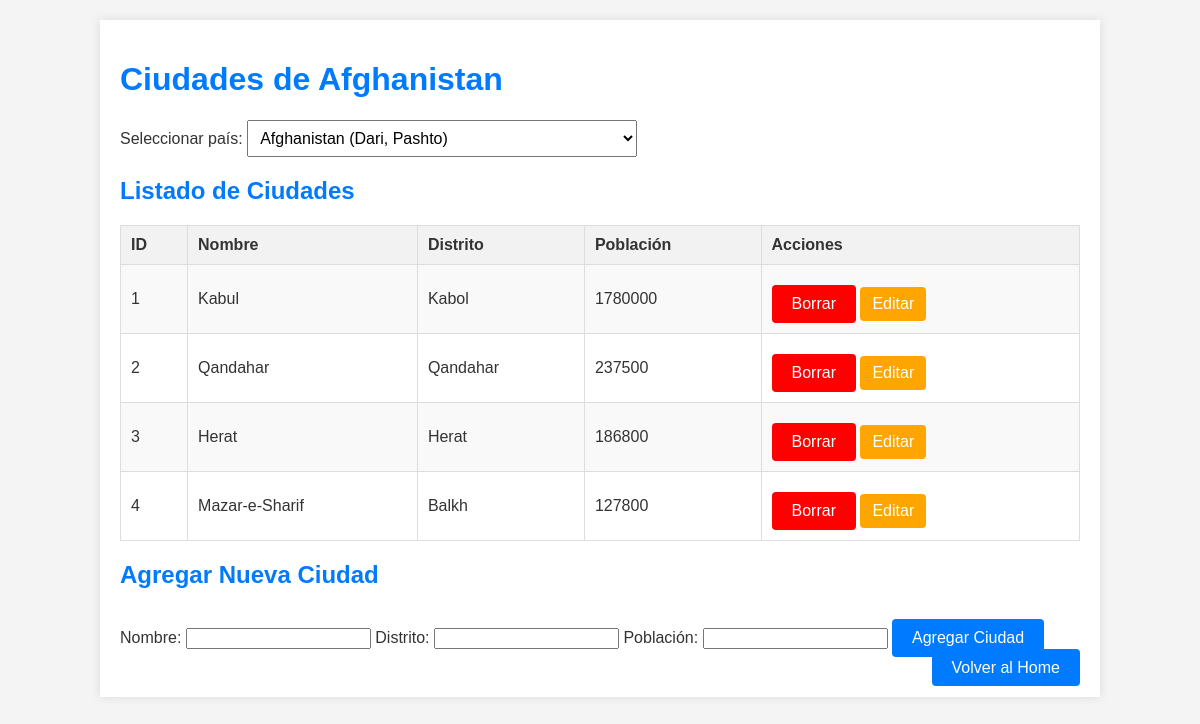
Page /buscadorciudades/buscador.php on the committed database.
### tables this page shows
CREATE TABLE `country` (
  `Code` char(3) NOT NULL DEFAULT '',
  `Name` char(52) NOT NULL DEFAULT '',
  `Continent` enum('Asia','Europe','North America','Africa','Oceania','Antarctica','South America') NOT NULL DEFAULT 'Asia',
  `Region` char(26) NOT NULL DEFAULT '',
  `SurfaceArea` decimal(10,2) NOT NULL DEFAULT '0.00',
  `IndepYear` smallint DEFAULT NULL,
  `Population` int NOT NULL DEFAULT '0',
  `LifeExpectancy` decimal(3,1) DEFAULT NULL,
  `GNP` decimal(10,2) DEFAULT NULL,
  `GNPOld` decimal(10,2) DEFAULT NULL,
  `LocalName` char(45) NOT NULL DEFAULT '',
  `GovernmentForm` char(45) NOT NULL DEFAULT '',
  `HeadOfState` char(60) DEFAULT NULL,
  `Capital` int DEFAULT NULL,
  `Code2` char(2) NOT NULL DEFAULT '',
  PRIMARY KEY (`Code`)
);

CREATE TABLE `city` (
  `ID` int NOT NULL AUTO_INCREMENT,
  `Name` char(35) NOT NULL DEFAULT '',
  `CountryCode` char(3) NOT NULL DEFAULT '',
  `District` char(20) NOT NULL DEFAULT '',
  `Population` int NOT NULL DEFAULT '0',
  PRIMARY KEY (`ID`),
  KEY `CountryCode` (`CountryCode`),
  CONSTRAINT `city_ibfk_1` FOREIGN KEY (`CountryCode`) REFERENCES `country` (`Code`)
);

### buscadorciudades/buscador.php (the view, shortened to what this page needs)
<?php
$host = 'localhost';
$db = 'world';
$user = 'root';
$pass = 'root';
function conectarBaseDatos() {
    global $host, $db, $user, $pass;
    try {
        $dsn = "mysql:host=$host;dbname=$db;charset=utf8";
        $pdo = new PDO($dsn, $user, $pass);
        $pdo->setAttribute(PDO::ATTR_ERRMODE, PDO::ERRMODE_EXCEPTION);
        return $pdo;
    } catch (PDOException $e) {
        echo "<h1>Error de conexión:</h1> <p>" . $e->getMessage() . "</p>";
        exit;
    }
}
function obtenerPaises($pdo) {
    try {
        $stmt = $pdo->query("SELECT c.Code, c.Name, GROUP_CONCAT(l.Language SEPARATOR ', ') AS Languages
                             FROM country c
                             LEFT JOIN countrylanguage l ON c.Code = l.CountryCode AND l.IsOfficial = 'T'
                             GROUP BY c.Code, c.Name
                             ORDER BY c.Name");
        return $stmt->fetchAll(PDO::FETCH_ASSOC);
    } catch (PDOException $e) {
        echo "<h1>Error en la consulta:</h1> <p>" . $e->getMessage() . "</p>";
        exit;
    }
}
function obtenerCiudades($pdo, $countryCode) {
    try {
        $stmt = $pdo->prepare("SELECT * FROM city WHERE CountryCode = :countryCode");
        $stmt->execute(['countryCode' => $countryCode]);
        return $stmt->fetchAll(PDO::FETCH_ASSOC);
    } catch (PDOException $e) {
        echo "<h1>Error en la consulta:</h1> <p>" . $e->getMessage() . "</p>";
        exit;
    }
}
function obtenerNombrePais($pdo, $countryCode) {
    try {
        $stmt = $pdo->prepare("SELECT Name FROM country WHERE Code = :countryCode");
        $stmt->execute(['countryCode' => $countryCode]);
        $result = $stmt->fetch(PDO::FETCH_ASSOC);
        return $result['Name'];
    } catch (PDOException $e) {
        echo "<h1>Error en la consulta:</h1> <p>" . $e->getMessage() . "</p>";
        exit;
    }
}
$pdo = conectarBaseDatos();
$paises = obtenerPaises($pdo);
if (isset($_GET['country'])) {
    $countryCode = $_GET['country'];
} else {
    if (!empty($paises)) {
        $countryCode = $paises[0]['Code'];
    } else {
        $countryCode = 'ESP';
    }
}
$paisSeleccionado = obtenerNombrePais($pdo, $countryCode);
$ciudades = obtenerCiudades($pdo, $countryCode);
?>
<!DOCTYPE html>
<html lang="es">
<head>
</head>
<body>
    <div class="container">
        <h1>Ciudades de <?php echo htmlspecialchars($paisSeleccionado) ?></h1>
        <form method="get" action="">
            <label for="country">Seleccionar país:</label>
            <select name="country" id="country" onchange="this.form.submit()">
                <?php foreach ($paises as $pais): ?>
                    <option value="<?php echo $pais['Code'] ?>" <?php echo ($pais['Code'] == $countryCode) ? 'selected' : '' ?>>
                        <?php echo htmlspecialchars($pais['Name']) ?> (<?php echo htmlspecialchars($pais['Languages']) ?>)
                    </option>
                <?php endforeach; ?>
            </select>
        </form>
        <?php if (!empty($ciudades)): ?>
            <h2>Listado de Ciudades</h2>
            <table>
                <tr>
                    <th>ID</th>
                    <th>Nombre</th>
                    <th>Distrito</th>
                    <th>Población</th>
                    <th>Acciones</th>
                </tr>
                <?php foreach ($ciudades as $ciudad): ?>
                    <tr>
                        <td><?php echo $ciudad['ID'] ?></td>
                        <td><?php echo $ciudad['Name'] ?></td>
                        <td><?php echo $ciudad['District'] ?></td>
                        <td><?php echo $ciudad['Population'] ?></td>
                        <td class="acciones">
                            <form method="post" style="display: inline;">
                                <button type="submit" name="borrar_ciudad" onclick="return confirm('¿Está seguro de que desea eliminar esta ciudad?');">Borrar</button>
                            </form>
                            <a href="editar_ciudad.php?city_id=<?php echo $ciudad['ID'] ?>">Editar</a>
                        </td>
                    </tr>
                <?php endforeach; ?>
            </table>
        <?php else: ?>
            <p>No se encontraron ciudades para este país.</p>
        <?php endif; ?>
        <h2>Agregar Nueva Ciudad</h2>
        <form method="post" action="">
            <label for="nombre">Nombre:</label>
            <input type="text" id="nombre" name="nombre" required>
            <label for="distrito">Distrito:</label>
            <input type="text" id="distrito" name="distrito" required>
            <label for="poblacion">Población:</label>
            <input type="number" id="poblacion" name="poblacion" required>
            <button type="submit" name="agregar_ciudad">Agregar Ciudad</button>
        </form>
        <div class="bottom-right">
            <a href="/home.php">Volver al Home</a>
        </div>
    </div>
</body>
</html>

### buscadorciudades/buscador.php (style rules this page uses)
body { font-family: Arial, sans-serif; background-color: #f4f4f4; color: #333; margin: 0; padding: 0; }
.container { width: 80%; margin: 20px auto; background-color: #fff; padding: 20px; box-shadow: 0 0 10px rgba(0, 0, 0, 0.1); position: relative; }
h1 { text-align: left; color: #007BFF; }
h2 { color: #007BFF; }
form { margin-bottom: 20px; }
table { width: 100%; border-collapse: collapse; margin-top: 10px; }
table, th, td { border: 1px solid #ddd; }
th, td { padding: 10px; text-align: left; }
th { background-color: #f2f2f2; }
tr:nth-child(even) { background-color: #f9f9f9; }
select { padding: 8px; font-size: 16px; }
button { padding: 10px 20px; font-size: 16px; cursor: pointer; background-color: #007BFF; color: #fff; border: none; border-radius: 4px; margin-top: 10px; }
.acciones button { background-color: red; }
.acciones a { display: inline-block; padding: 8px 12px; background-color: orange; color: white; text-decoration: none; border-radius: 4px; margin-top: 10px; }
.bottom-right { position: absolute; bottom: 20px; right: 20px; }
.bottom-right a { padding: 10px 20px; font-size: 16px; cursor: pointer; background-color: #007BFF; color: #fff; border: none; border-radius: 4px; text-decoration: none; transition: background-color 0.3s ease; }

### rows in the picture
country: paisSeleccionado "Afghanistan"
city: ID "1", Name "Kabul", District "Kabol", Population "1780000"
city: ID "2", Name "Qandahar", District "Qandahar", Population "237500"
city: ID "3", Name "Herat", District "Herat", Population "186800"
city: ID "4", Name "Mazar-e-Sharif", District "Balkh", Population "127800"

### other values in the picture
form field country "Afghanistan (Dari, Pashto)"
